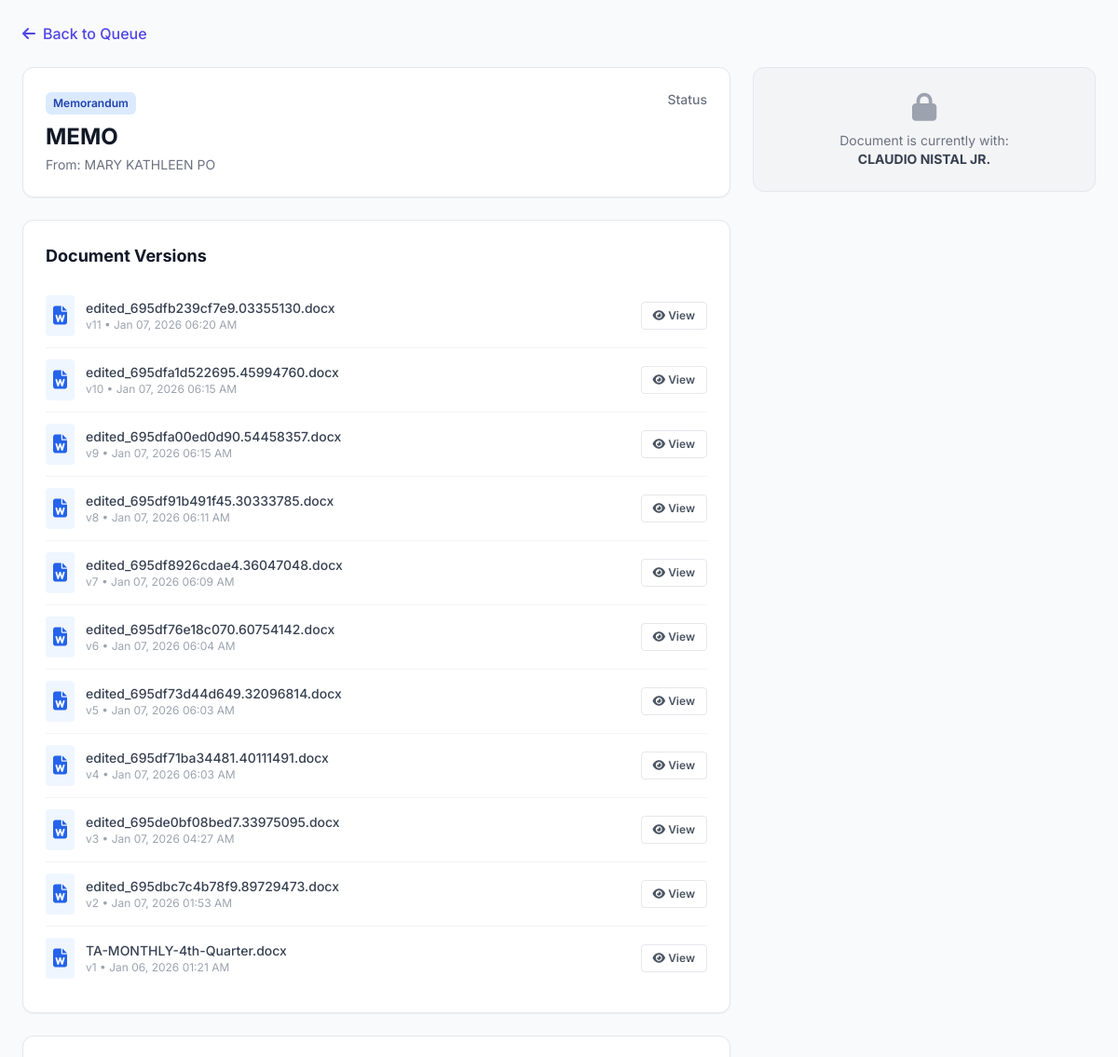
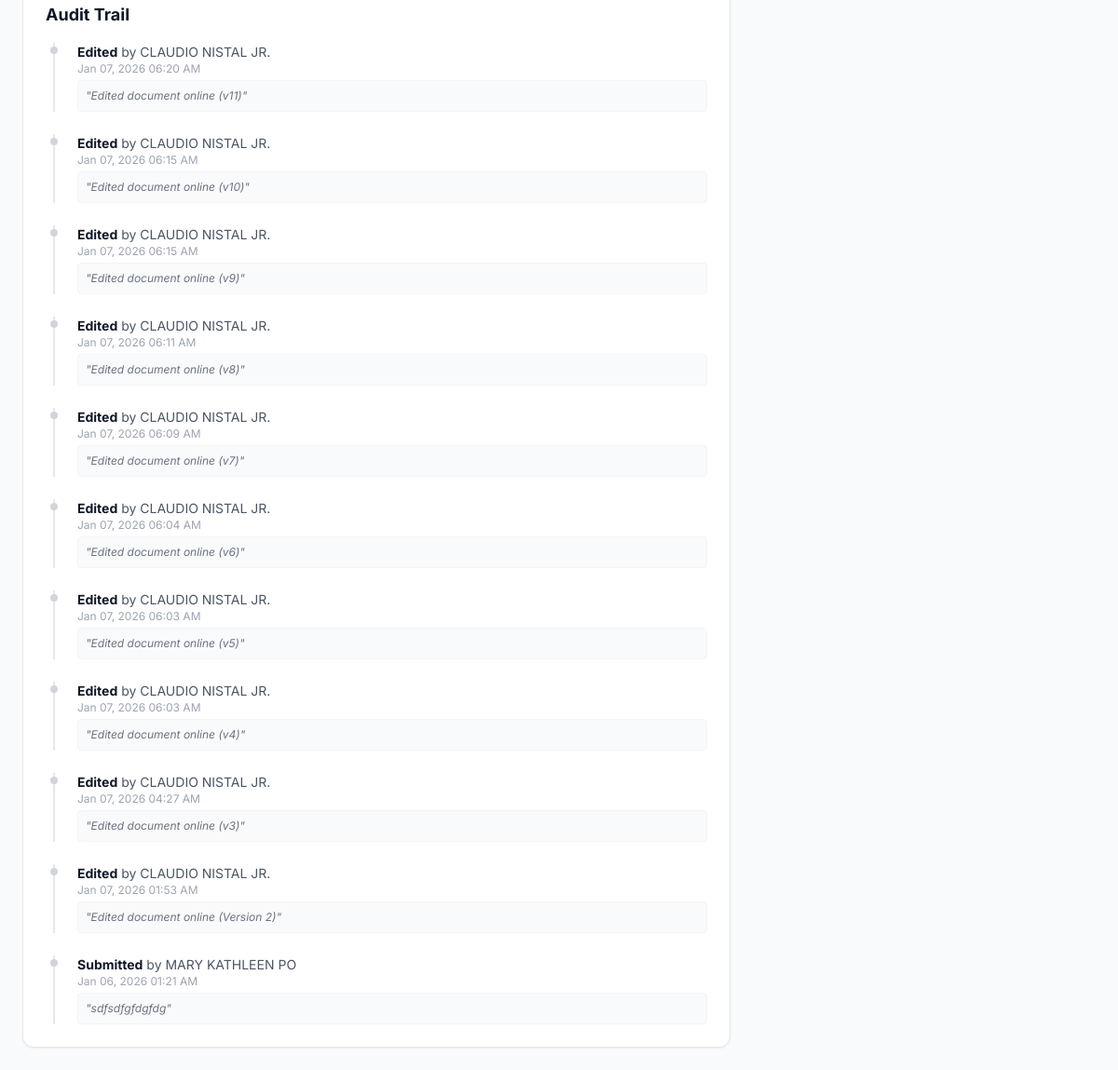
/view_document.php?id=20 (signed in), run on the app's committed database (2 pictures, top to bottom).
### tables this page shows
CREATE TABLE `documents` (
  `doc_id` int(11) NOT NULL,
  `title` varchar(255) NOT NULL,
  `doc_type` varchar(100) NOT NULL,
  `status` enum('Draft','Review','Signing','Completed','Returned','Archived') NOT NULL,
  `remarks` text DEFAULT NULL,
  `initiator_id` int(11) NOT NULL,
  `current_owner_id` int(11) DEFAULT NULL,
  `created_at` timestamp NOT NULL DEFAULT current_timestamp(),
  `updated_at` timestamp NOT NULL DEFAULT current_timestamp() ON UPDATE current_timestamp()
);

CREATE TABLE `users` (
  `user_id` int(11) NOT NULL,
  `email` varchar(255) NOT NULL,
  `password_hash` varchar(255) NOT NULL,
  `first_name` varchar(100) NOT NULL,
  `middle_name` varchar(100) DEFAULT NULL,
  `last_name` varchar(100) NOT NULL,
  `suffix` varchar(20) DEFAULT NULL,
  `position` varchar(100) DEFAULT NULL,
  `designation` varchar(100) DEFAULT NULL,
  `division` varchar(100) DEFAULT NULL,
  `sex` enum('Male','Female','Other','Prefer not to say') DEFAULT NULL,
  `contact_number` varchar(50) DEFAULT NULL,
  `role` enum('Initiator','Section Chief','Division Chief','ARD','RED','Records Office','Admin') NOT NULL DEFAULT 'Initiator',
  `status` varchar(50) NOT NULL DEFAULT 'Pending',
  `verification_token` varchar(255) DEFAULT NULL,
  `token_expiry` datetime DEFAULT NULL,
  `reset_token` varchar(255) DEFAULT NULL,
  `reset_token_expiry` datetime DEFAULT NULL,
  `created_at` timestamp NOT NULL DEFAULT current_timestamp(),
  `otos_userlink` int(11) NOT NULL,
  `profile_picture_path` varchar(255) DEFAULT NULL
);

CREATE TABLE `document_files` (
  `file_id` int(11) NOT NULL,
  `doc_id` int(11) NOT NULL,
  `uploader_id` int(11) NOT NULL,
  `filename` varchar(255) NOT NULL COMMENT 'Original file name',
  `filepath` varchar(255) NOT NULL COMMENT 'Stored file path',
  `version` int(11) NOT NULL DEFAULT 1,
  `created_at` timestamp NOT NULL DEFAULT current_timestamp()
);

CREATE TABLE `document_actions` (
  `action_id` int(11) NOT NULL,
  `doc_id` int(11) NOT NULL,
  `user_id` int(11) NOT NULL,
  `action` varchar(255) NOT NULL COMMENT 'e.g., Submitted, Drafted, Approved, Signed, Returned',
  `message` text DEFAULT NULL,
  `created_at` timestamp NOT NULL DEFAULT current_timestamp()
);

### view_document.php (the view, shortened to what this page needs)
<?php
require_once 'db.php';
$doc_id = intval($_GET['id']);
$user_id = $_SESSION['user_id'];
$sql_doc = "SELECT d.*, u.first_name as init_fname, u.last_name as init_lname, co.first_name as owner_fname, co.last_name as owner_lname FROM documents d JOIN users u ON d.initiator_id = u.user_id LEFT JOIN users co ON d.current_owner_id = co.user_id WHERE d.doc_id = ?";
$stmt = $conn->prepare($sql_doc);
$stmt->bind_param("i", $doc_id);
$stmt->execute();
$doc = $stmt->get_result()->fetch_assoc();
$sql_files = "SELECT * FROM document_files WHERE doc_id = ? ORDER BY version DESC";
$stmt_files = $conn->prepare($sql_files);
$stmt_files->bind_param("i", $doc_id);
$stmt_files->execute();
$files = $stmt_files->get_result();
$file_list = [];
while($f = $files->fetch_assoc()) {
    $file_list[] = $f;
}
$sql_hist = "SELECT da.*, u.first_name, u.last_name FROM document_actions da JOIN users u ON da.user_id = u.user_id WHERE da.doc_id = ? ORDER BY da.created_at DESC";
$stmt_hist = $conn->prepare($sql_hist);
$stmt_hist->bind_param("i", $doc_id);
$stmt_hist->execute();
$history = $stmt_hist->get_result();
$next_users = [];
?>
<!DOCTYPE html>
<html lang="en">
<head>
    <script src="https://cdn.tailwindcss.com"></script>
    <link rel="stylesheet" href="https://cdnjs.cloudflare.com/ajax/libs/font-awesome/6.4.0/css/all.min.css">
</head>
<body class="bg-gray-50 p-6">
<div class="max-w-7xl mx-auto mb-6">
    <a href="my_queue.php" class="text-indigo-600 hover:text-indigo-800 font-medium flex items-center gap-2">
        <i class="fas fa-arrow-left"></i> Back to Queue
    </a>
</div>
<div class="max-w-7xl mx-auto grid grid-cols-1 lg:grid-cols-3 gap-6">
    <div class="lg:col-span-2 space-y-6">
        <div class="bg-white p-6 rounded-xl shadow-sm border border-gray-200">
            <div class="flex justify-between items-start">
                <div>
                    <span class="inline-block px-2 py-1 text-xs font-semibold rounded-md bg-blue-100 text-blue-800 mb-2">
                        <?php echo htmlspecialchars($doc['doc_type']); ?>
                    </span>
                    <h1 class="text-2xl font-bold text-gray-900"><?php echo htmlspecialchars($doc['title']); ?></h1>
                    <p class="text-sm text-gray-500 mt-1">
                        From: <?php echo htmlspecialchars($doc['init_fname'] . ' ' . $doc['init_lname']); ?>
                    </p>
                </div>
                <div class="text-right">
                    <div class="text-sm font-medium text-gray-500">Status</div>
                </div>
            </div>
        </div>
        <div class="bg-white p-6 rounded-xl shadow-sm border border-gray-200">
            <div class="flex justify-between items-center mb-4">
                <h3 class="text-lg font-bold text-gray-900">Document Versions</h3>
            </div>
            <?php if (count($file_list) > 0): ?>
                <ul class="divide-y divide-gray-100">
                    <?php foreach($file_list as $index => $file): ?>
                        <?php
                            $f_ext = strtolower(pathinfo($file['filename'], PATHINFO_EXTENSION));
                        ?>
                        <li class="py-3 flex justify-between items-center">
                            <div class="flex items-center gap-3">
                                <div class="bg-blue-50 p-2 rounded text-blue-600">
                                    <i class="fas fa-file-word text-xl"></i>
                                </div>
                                <div>
                                    <span class="block text-sm text-gray-700 font-medium"><?php echo htmlspecialchars($file['filename']); ?></span>
                                    <span class="block text-xs text-gray-400">
                                        v<?php echo $file['version']; ?> &bull;
                                        <?php echo date('M d, Y h:i A', strtotime($file['created_at'])); ?>
                                    </span>
                                </div>
                            </div>
                            <div class="flex gap-2">
                                <button type="button"
                                        onclick="openViewer('<?php echo htmlspecialchars($file['filepath']); ?>', '<?php echo htmlspecialchars($file['filename']); ?>', '<?php echo $f_ext; ?>')"
                                        class="text-xs font-semibold text-gray-600 hover:text-gray-900 border px-3 py-1.5 rounded hover:bg-gray-50 transition">
                                    <i class="fas fa-eye"></i> View
                                </button>
                            </div>
                        </li>
                    <?php endforeach; ?>
                </ul>
            <?php else: ?>
                <p class="text-gray-500 text-sm italic">No files attached yet.</p>
            <?php endif; ?>
        </div>
        <div class="bg-white p-6 rounded-xl shadow-sm border border-gray-200">
            <h3 class="text-lg font-bold text-gray-900 mb-4">Audit Trail</h3>
            <div class="space-y-6 pl-2">
                <?php while($log = $history->fetch_assoc()): ?>
                    <div class="relative pl-6 border-l-2 border-gray-200">
                        <div class="absolute -left-[5px] top-1 h-2 w-2 rounded-full bg-gray-300"></div>
                        <div class="text-sm">
                            <span class="font-bold text-gray-900"><?php echo htmlspecialchars($log['action']); ?></span>
                            <span class="text-gray-600">by <?php echo htmlspecialchars($log['first_name'] . ' ' . $log['last_name']); ?></span>
                        </div>
                        <div class="text-xs text-gray-400 mb-1"><?php echo date('M d, Y h:i A', strtotime($log['created_at'])); ?></div>
                        <?php if(!empty($log['message'])): ?>
                            <div class="text-xs bg-gray-50 p-2 rounded text-gray-500 italic border border-gray-100 mt-1">
                                "<?php echo htmlspecialchars($log['message']); ?>"
                            </div>
                        <?php endif; ?>
                    </div>
                <?php endwhile; ?>
            </div>
        </div>
    </div>
    <div class="lg:col-span-1">
        <?php if ($doc['current_owner_id'] == $user_id): ?>
            <div class="bg-white p-6 rounded-xl shadow-md border-t-4 border-indigo-500 sticky top-6">
                <h3 class="text-lg font-bold text-gray-900 mb-4">Processing Actions</h3>
                <form action="" method="POST" enctype="multipart/form-data">
                    <div class="mb-4">
                        <label class="block text-sm font-medium text-gray-700 mb-2">Decision</label>
                        <select name="action_type" id="action_type" onchange="toggleNextUser()"
                                class="w-full border-gray-300 rounded-md shadow-sm focus:ring-indigo-500 focus:border-indigo-500 p-2 border bg-gray-50">
                            <option value="Forward">Forward / Approve</option>
                            <option value="Return">Return / Disapprove</option>
                            <option value="Finalize">Mark as Final</option>
                        </select>
                    </div>
                    <div class="mb-4">
                        <label class="block text-sm font-medium text-gray-700 mb-1">Upload Signed File (Optional)</label>
                        <input type="file" name="signed_file" class="block w-full text-xs text-gray-500 file:mr-4 file:py-2 file:px-4 file:rounded-full file:border-0 file:text-xs file:font-semibold file:bg-indigo-50 file:text-indigo-700 hover:file:bg-indigo-100">
                    </div>
                    <div class="mb-4" id="next_user_div">
                        <label class="block text-sm font-medium text-gray-700 mb-2">Route To</label>
                        <select name="next_user_id" class="w-full border-gray-300 rounded-md shadow-sm focus:ring-indigo-500 focus:border-indigo-500 p-2 border bg-gray-50">
                            <option value="">Select Next Signatory...</option>
                            <?php foreach($next_users as $u): ?>
                                <option value="<?php echo $u['user_id']; ?>"><?php echo htmlspecialchars($u['full_name']); ?></option>
                            <?php endforeach; ?>
                        </select>
                    </div>
                    <div class="mb-6">
                        <label class="block text-sm font-medium text-gray-700 mb-2">Remarks</label>
                        <textarea name="remarks" rows="3" class="w-full border-gray-300 rounded-md shadow-sm focus:ring-indigo-500 focus:border-indigo-500 p-2 border bg-gray-50" placeholder="Any comments?"></textarea>
                    </div>
                    <button type="submit" onclick="return confirm('Process this document?')" class="w-full bg-indigo-600 hover:bg-indigo-700 text-white font-bold py-2.5 rounded-lg shadow transition">
                        Submit Decision
                    </button>
                </form>
            </div>
        <?php else: ?>
             <div class="bg-gray-100 p-6 rounded-xl border border-gray-200 text-center">
                <i class="fas fa-lock text-gray-400 text-3xl mb-2"></i>
                <p class="text-gray-500 text-sm">Document is currently with: <br>
                <span class="font-bold text-gray-700">
                    <?php echo $doc['owner_fname'] ? htmlspecialchars($doc['owner_fname'] . ' ' . $doc['owner_lname']) : 'Completed/Archived'; ?>
                </span></p>
            </div>
        <?php endif; ?>
    </div>
</div>
</body>
</html>

### view_document.php (style rules this page uses)
body { font-family: 'Inter', sans-serif; }

### data on the page
documents: doc_type "Memorandum", title "MEMO", initiator.last_name "MARY KATHLEEN PO", current_owner.last_name "CLAUDIO NISTAL JR."
document_files: filename "edited_695dfb239cf7e9.03355130.docx", version "11", created_at "Jan 07, 2026 06:20 AM"
document_files: filename "edited_695dfa1d522695.45994760.docx", version "10", created_at "Jan 07, 2026 06:15 AM"
document_files: filename "edited_695dfa00ed0d90.54458357.docx", version "9", created_at "Jan 07, 2026 06:15 AM"
document_files: filename "edited_695df91b491f45.30333785.docx", version "8", created_at "Jan 07, 2026 06:11 AM"
document_files: filename "edited_695df8926cdae4.36047048.docx", version "7", created_at "Jan 07, 2026 06:09 AM"
document_files: filename "edited_695df76e18c070.60754142.docx", version "6", created_at "Jan 07, 2026 06:04 AM"
document_files: filename "edited_695df73d44d649.32096814.docx", version "5", created_at "Jan 07, 2026 06:03 AM"
document_files: filename "edited_695df71ba34481.40111491.docx", version "4", created_at "Jan 07, 2026 06:03 AM"
document_files: filename "edited_695de0bf08bed7.33975095.docx", version "3", created_at "Jan 07, 2026 04:27 AM"
document_files: filename "edited_695dbc7c4b78f9.89729473.docx", version "2", created_at "Jan 07, 2026 01:53 AM"
document_files: filename "TA-MONTHLY-4th-Quarter.docx", version "1", created_at "Jan 06, 2026 01:21 AM"
document_actions: action "Edited", user.last_name "CLAUDIO NISTAL JR.", created_at "Jan 07, 2026 06:20 AM", message "Edited document online (v11)"
document_actions: action "Edited", user.last_name "CLAUDIO NISTAL JR.", created_at "Jan 07, 2026 06:15 AM", message "Edited document online (v10)"
document_actions: action "Edited", user.last_name "CLAUDIO NISTAL JR.", created_at "Jan 07, 2026 06:15 AM", message "Edited document online (v9)"
document_actions: action "Edited", user.last_name "CLAUDIO NISTAL JR.", created_at "Jan 07, 2026 06:11 AM", message "Edited document online (v8)"
document_actions: action "Edited", user.last_name "CLAUDIO NISTAL JR.", created_at "Jan 07, 2026 06:09 AM", message "Edited document online (v7)"
document_actions: action "Edited", user.last_name "CLAUDIO NISTAL JR.", created_at "Jan 07, 2026 06:04 AM", message "Edited document online (v6)"
document_actions: action "Edited", user.last_name "CLAUDIO NISTAL JR.", created_at "Jan 07, 2026 06:03 AM", message "Edited document online (v5)"
document_actions: action "Edited", user.last_name "CLAUDIO NISTAL JR.", created_at "Jan 07, 2026 06:03 AM", message "Edited document online (v4)"
document_actions: action "Edited", user.last_name "CLAUDIO NISTAL JR.", created_at "Jan 07, 2026 04:27 AM", message "Edited document online (v3)"
document_actions: action "Edited", user.last_name "CLAUDIO NISTAL JR.", created_at "Jan 07, 2026 01:53 AM", message "Edited document online (Version 2)"
document_actions: action "Submitted", user.last_name "MARY KATHLEEN PO", created_at "Jan 06, 2026 01:21 AM", message "sdfsdfgfdgfdg"
